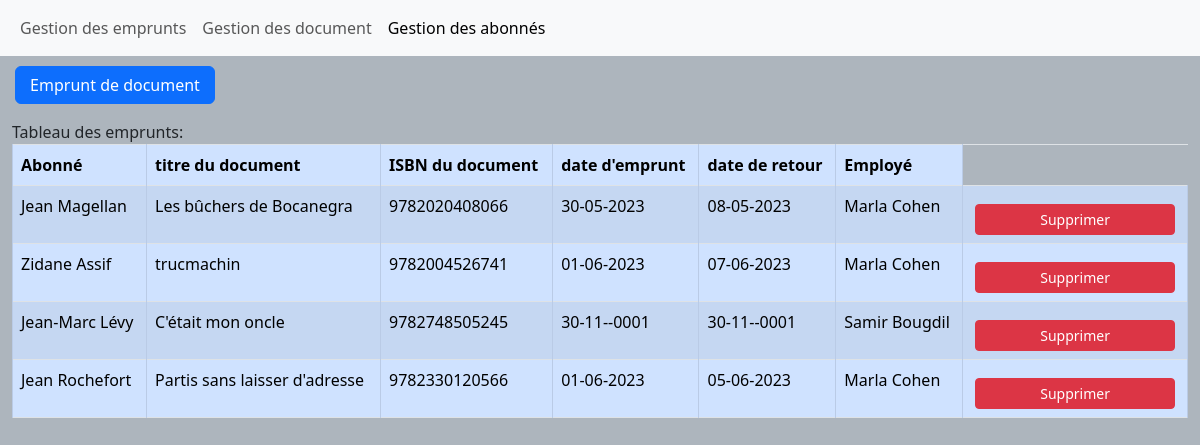
Page /index.php/EmpruntController/emprunt on the committed database.
### tables this page shows
CREATE TABLE `emprunt` (
  `id_emprunt` int(11) NOT NULL,
  `date_emprunt` timestamp NOT NULL DEFAULT current_timestamp() ON UPDATE current_timestamp(),
  `date_retour` timestamp NOT NULL DEFAULT current_timestamp(),
  `id_abonne_bibliotheque` int(11) NOT NULL,
  `id_employe_bibliotheque` int(11) NOT NULL,
  `ISBN_document` bigint(13) NOT NULL
);

CREATE TABLE `abonne_bibliotheque` (
  `id_abonne_bibliotheque` int(11) NOT NULL,
  `nom_abonne_bibliotheque` varchar(100) NOT NULL,
  `prenom_abonne_bibliotheque` varchar(100) NOT NULL,
  `mail_abonne_bibliotheque` varchar(255) NOT NULL
);

CREATE TABLE `document_bibliotheque` (
  `ISBN_document` bigint(13) NOT NULL,
  `titre_document` varchar(100) NOT NULL,
  `date_parrution_document` timestamp NOT NULL DEFAULT current_timestamp() ON UPDATE current_timestamp(),
  `id_type_document` int(11) NOT NULL
);

CREATE TABLE `employe_bibliotheque` (
  `id_employe_bibliotheque` int(11) NOT NULL,
  `nom_employe_bibliotheque` varchar(100) NOT NULL,
  `prenom_employe_bibliotheque` varchar(100) NOT NULL,
  `id_fonction_employe` int(11) DEFAULT NULL
);

### application/controllers/empruntController.php (called while the page is built, shortened)
<?php
class EmpruntController extends CI_Controller{
    public function __construct(){
        $this->load->helper(array('url', 'form'));
        $this->load->library('form_validation');
        $this->load->database();
        $this->load->model('empruntModel');
        $this->load->view('header');
    }
    public function emprunt(){
        $data = array();
        $data['abonnes'] = $this->empruntModel->getAbonne();
        $data['employes'] = $this->empruntModel->getEmploye();
        $data['documents'] = $this->empruntModel->getTitre();
        $data['emprunt'] = $this->empruntModel->print_emprunt();
        $this->load->view('emprunt', $data);
    }
}
?>

### index.php (called while the page is built, shortened)
<?php
require_once BASEPATH.'core/CodeIgniter.php';

### application/models/empruntModel.php (called while the page is built, shortened)
<?php
class empruntModel extends CI_Model{
public function print_emprunt(){
    $this->db->select('abonne_bibliotheque.nom_abonne_bibliotheque, abonne_bibliotheque.prenom_abonne_bibliotheque,
    employe_bibliotheque.nom_employe_bibliotheque, employe_bibliotheque.prenom_employe_bibliotheque, document_bibliotheque.titre_document, emprunt.id_emprunt,
    emprunt.ISBN_document, emprunt.date_emprunt, emprunt.date_retour');
    $this->db->from('emprunt');
    $this->db->join('abonne_bibliotheque', 'emprunt.id_abonne_bibliotheque = abonne_bibliotheque.id_abonne_bibliotheque');
    $this->db->join('employe_bibliotheque', 'emprunt.id_employe_bibliotheque = employe_bibliotheque.id_employe_bibliotheque');
    $this->db->join('document_bibliotheque', 'emprunt.ISBN_document = document_bibliotheque.ISBN_document');
    $this->db->order_by('emprunt.id_emprunt');
    $query = $this->db->get();
    return $query->result_array();
}
}
?>

### application/views/emprunt.php (the view, shortened to what this page needs)
<div class = "row">
<p>
<button class = "btn btn-primary" type = "button" data-bs-toggle = "collapse" data-bs-target = "#formulaireEmprunt" aria-expanded = "false" aria-controls = "formulaireEmprunt">
    Emprunt de document
</button>
</p>
</div>
<div class = "container-fluid">
                <table class="table table-striped table-bordered">
                    <label>Tableau des emprunts:</label>
                <thead>
                    <tr>
                        <th class = "table-primary">Abonné</th>
                        <th class = "table-primary">titre du document</th>
                        <th class = "table-primary">ISBN du document</th>
                        <th class = "table-primary">date d'emprunt</th>
                        <th class = "table-primary">date de retour</th>
                        <th class = "table-primary">Employé</th>
                    </tr>
                </thead>
                <tbody>
                <?php foreach($emprunt as $donnees):?>
                    <tr class = "scroll_container">
                        <td class = "table-primary"><?php echo htmlspecialchars($donnees["prenom_abonne_bibliotheque"]); echo " "; echo htmlspecialchars($donnees["nom_abonne_bibliotheque"]);?></td>
                        <td class = "table-primary"><?php echo htmlspecialchars($donnees["titre_document"]); ?></td>
                        <td class = "table-primary"><?php echo htmlspecialchars($donnees["ISBN_document"]); ?></td>
                        <td class = "table-primary"><?php echo date('d-m-Y', strtotime($donnees["date_emprunt"])); ?></td>
                        <td class = "table-primary"><?php echo date('d-m-Y', strtotime($donnees["date_retour"])); ?></td>
                        <td class = "table-primary"><?php echo htmlspecialchars($donnees["prenom_employe_bibliotheque"]); echo " "; echo htmlspecialchars($donnees["nom_employe_bibliotheque"]);?></td>
                        <td class = "table-primary text-center">
                    <form method="POST" action="<?php echo site_url('EmpruntController/deleteEmprunt/' . $donnees['id_emprunt']); ?>" onsubmit="return confirm('Êtes-vous sûr de vouloir retourner ce document ?')">
                    <button type="submit" class="btn btn-danger btn-sm" name="supprimer">Supprimer</button>
                    </form>
                    </td>
                    </tr>
                <?php endforeach; ?>
                </tbody>
                </table>
</div>
    </body>
</html>

### assets/css/Bibliotheque_Style.css (style rules this page uses)
* { padding: 0; margin: 0; }
body { background-color: #adb5bd; }
p { margin-left: 15px; }
.row { max-width: 100%; }
.btn { margin-top: 10px; width: 200px; }

### rows in the picture
emprunt: id_abonne_bibliotheque.prenom_abonne_bibliotheque "Jean", id_abonne_bibliotheque.nom_abonne_bibliotheque "Magellan", ISBN_document.titre_document "Les bûchers de Bocanegra", ISBN_document "9782020408066", date_emprunt "30-05-2023", date_retour "08-05-2023", id_employe_bibliotheque.prenom_employe_bibliotheque "Marla", id_employe_bibliotheque.nom_employe_bibliotheque "Cohen"
emprunt: id_abonne_bibliotheque.prenom_abonne_bibliotheque "Zidane", id_abonne_bibliotheque.nom_abonne_bibliotheque "Assif", ISBN_document.titre_document "trucmachin", ISBN_document "9782004526741", date_emprunt "01-06-2023", date_retour "07-06-2023", id_employe_bibliotheque.prenom_employe_bibliotheque "Marla", id_employe_bibliotheque.nom_employe_bibliotheque "Cohen"
emprunt: id_abonne_bibliotheque.prenom_abonne_bibliotheque "Jean-Marc", id_abonne_bibliotheque.nom_abonne_bibliotheque "Lévy", ISBN_document.titre_document "C'était mon oncle", ISBN_document "9782748505245", date_emprunt "30-11--0001", date_retour "30-11--0001", id_employe_bibliotheque.prenom_employe_bibliotheque "Samir", id_employe_bibliotheque.nom_employe_bibliotheque "Bougdil"
emprunt: id_abonne_bibliotheque.prenom_abonne_bibliotheque "Jean", id_abonne_bibliotheque.nom_abonne_bibliotheque "Rochefort", ISBN_document.titre_document "Partis sans laisser d'adresse", ISBN_document "9782330120566", date_emprunt "01-06-2023", date_retour "05-06-2023", id_employe_bibliotheque.prenom_employe_bibliotheque "Marla", id_employe_bibliotheque.nom_employe_bibliotheque "Cohen"
